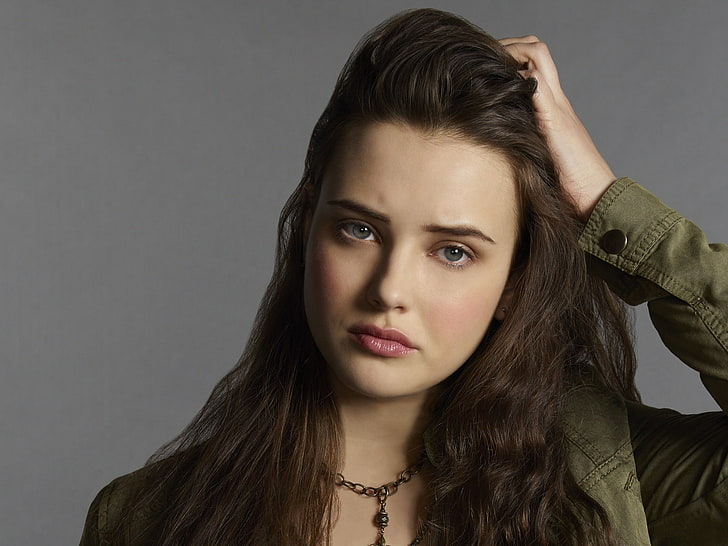
#> input picture DATA/IMAGES/raw_images/katherine.jpg, 728 x 546 px, found by its file name
$ jupyter execute --allow-errors haar_cascade.ipynb   (text cells are left out)
#> lines starting #> are read from the running program, lines starting #| are printed output that depends on the picture; after the words box and inside, x2 and y2 are one past the last pixel; in counts of white or black regions, pixels touching at a corner belong together; pictures that were not available may be replaced by others from this repository, and a replacement may not be noted
[cell 1]
import cv2 as cv
import numpy as np
import matplotlib.pyplot as plt
import requests
import os

[cell 2]
def draw_rounded_rect(img, bbox, line_color=(255, 255, 255), ellipse_color=(0, 0, 255), line_thickness=2,
                      ellipse_thickness=3, radius=15):
    """ Draw a rectangle with rounded corners, allowing separate colors and thicknesses for lines and ellipses. """
    x1, y1, x2, y2 = bbox

    # Draw straight lines between corner circles (rectangular part)
    cv.line(img, (x1 + radius, y1), (x2 - radius, y1), line_color, line_thickness)
    cv.line(img, (x1 + radius, y2), (x2 - radius, y2), line_color, line_thickness)
    cv.line(img, (x1, y1 + radius), (x1, y2 - radius), line_color, line_thickness)
    cv.line(img, (x2, y1 + radius), (x2, y2 - radius), line_color, line_thickness)

    # Draw arcs at the corners (ellipse part)
    cv.ellipse(img, (x1 + radius, y1 + radius), (radius, radius), 180, 0, 90, ellipse_color, ellipse_thickness)  # Top-left corner
    cv.ellipse(img, (x2 - radius, y1 + radius), (radius, radius), 270, 0, 90, ellipse_color, ellipse_thickness)  # Top-right corner
    cv.ellipse(img, (x1 + radius, y2 - radius), (radius, radius), 90, 0, 90, ellipse_color, ellipse_thickness)   # Bottom-left corner
    cv.ellipse(img, (x2 - radius, y2 - radius), (radius, radius), 0, 0, 90, ellipse_color, ellipse_thickness)     # Bottom-right corner


def draw_text_with_bg(frame, text, pos, font=cv.FONT_HERSHEY_SIMPLEX, font_scale=0.3, thickness=1, bg_color=(255, 255, 255),
                      text_color=(0, 0, 0)):
    """ Draws text with a background rectangle. """
    (text_width, text_height), baseline = cv.getTextSize(text, font, font_scale, thickness)
    x, y = pos
    cv.rectangle(frame, (x, y - text_height - baseline), (x + text_width, y + baseline), bg_color, cv.FILLED)
    cv.putText(frame, text, (x, y), font, font_scale, text_color, thickness, lineType=cv.LINE_AA)

[cell 3]
# Load the face cascade
face_cascade = cv.CascadeClassifier(cv.data.haarcascades + 'haarcascade_frontalface_default.xml')

def detect_face(image_path, save_fig = False, filename = None):
    # Read the image
#> called with image_path = 'DATA/IMAGES/raw_images/katherine.jpg', save_fig = True, filename = 'katherine_face.jpg'
    img = cv.imread(image_path)
#> img is the input picture: shape (546, 728, 3); mean B, G, R 75.3, 83, 91.1
    img_gray = cv.cvtColor(img, cv.COLOR_BGR2GRAY)
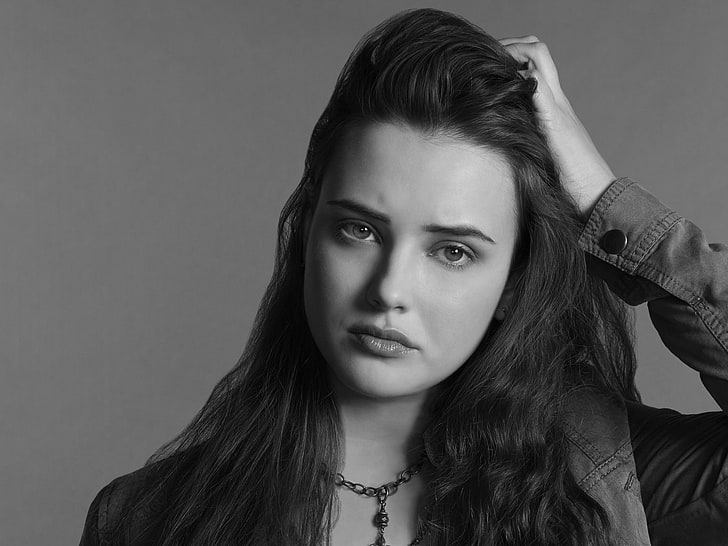
#> img_gray: shape (546, 728); min 0, max 255, mean 84.5
    img_rgb = cv.cvtColor(img, cv.COLOR_BGR2RGB)
    img_rgb_copy = img_rgb.copy()  # Copy the RGB image for original display

    # Detect faces in the image
    face_coords = face_cascade.detectMultiScale(img_gray,
                                                scaleFactor=1.1,
                                                minNeighbors=5,
                                                minSize=(30, 30))
#> face_coords = [[275, 141, 253, 253]]

    # Check if any faces were detected
    if len(face_coords) > 0:
        # Draw rectangles around detected faces
        for (x, y, w, h) in face_coords:
            cv.rectangle(img_rgb, (x, y), (x + w, y + h), (255, 0, 0), 4)
            print(f"Facial regions detected at ({x}, {y}, {x+w}, {y+h})")
#> this loop made 1 pass
#| Facial regions detected at (275, 141, 528, 394)
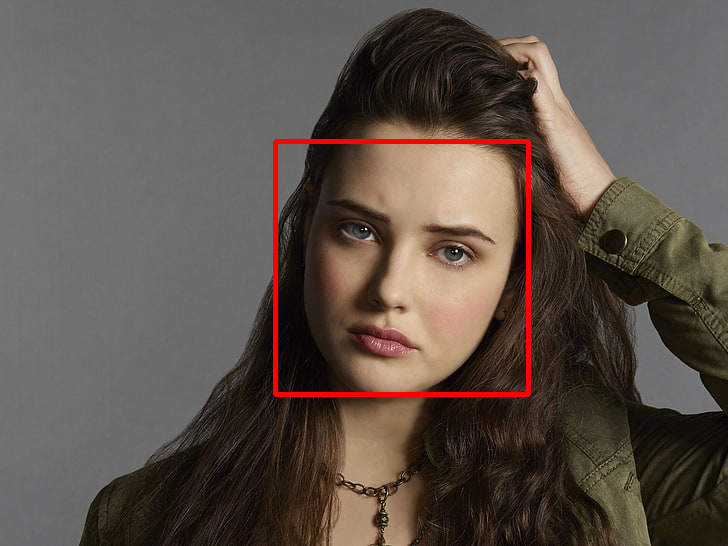
#> img_rgb: shape (546, 728, 3); mean R, G, B 93.4, 82.3, 74.7
    else:
        print("Couldn't detect face in the image")

    # Plot the original image and the image with face detection (if any)
    fig, ax = plt.subplots(1, 2, figsize=(12, 6))
    ax[0].imshow(img_rgb_copy)
    ax[0].set_title('Original Image')
    ax[0].axis('off')

    ax[1].imshow(img_rgb)
    ax[1].set_title('Face Detected' if len(face_coords) > 0 else 'No Face Detected')
    ax[1].axis('off')

    if save_fig and filename:
        file_path = os.path.join("DATA/IMAGES/detected_images", filename)
        fig.savefig(file_path, bbox_inches = 'tight', dpi = 200)
    plt.tight_layout()
    plt.show()

img_file = "DATA/IMAGES/raw_images/katherine.jpg"
detect_face(img_file, save_fig=True, filename= "katherine_face.jpg")

[cell 4]
detect_face('DATA/IMAGES/raw_images/sarapova.jpg', save_fig=True, filename="sarapova_face.jpg")
#> call 2 of detect_face, with image_path = 'DATA/IMAGES/raw_images/sarapova.jpg', save_fig = True, filename = 'sarapova_face.jpg'
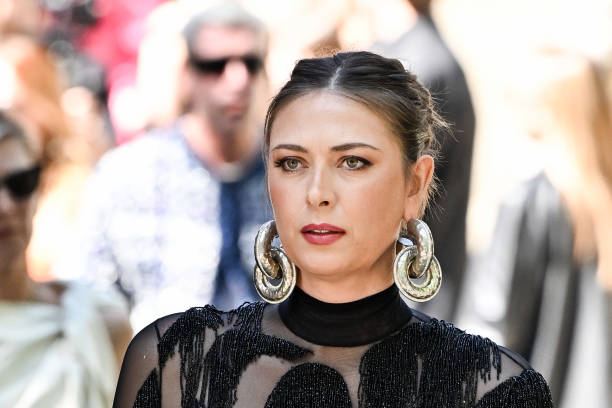
#> input picture DATA/IMAGES/raw_images/sarapova.jpg, 612 x 408 px, found by its file name
#> in detect_face, img is the input picture: shape (408, 612, 3); mean B, G, R 153.1, 158.6, 172.7
#> in detect_face (call 2), `img_gray = cv.cvtColor(img, cv.COLOR_BGR2GRAY)`:
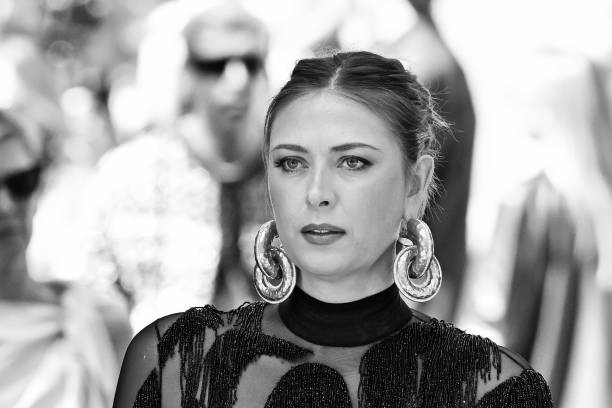
#> img_gray: shape (408, 612); min 0, max 255, mean 162.2
#> in detect_face (call 2), `face_coords = face_cascade.detectMultiScale(img_gray, scaleFactor=1.1,..`: face_coords = [[242, 99, 165, 165], [165, 13, 136, 136]]
#> the loop in detect_face (call 2), `for (x, y, w, h) in face_coords:` made 2 passes
#| Facial regions detected at (242, 99, 407, 264)
#| Facial regions detected at (165, 13, 301, 149)
#> after the loop in detect_face (call 2), `for (x, y, w, h) in face_coords:`:
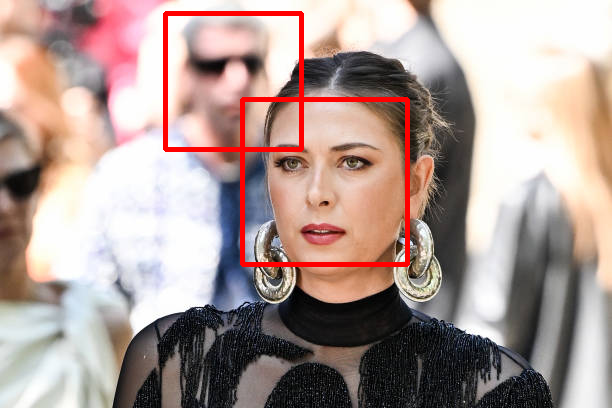
#> img_rgb: shape (408, 612, 3); mean R, G, B 174.6, 154.8, 149.5

#> (a cell that did not finish here is left out)


#> (a cell that did not finish here is left out)


#> (a cell that did not finish here is left out)

[cell 8]
# Load the face cascade
face_cascade = cv.CascadeClassifier(cv.data.haarcascades + 'haarcascade_frontalface_default.xml')

def detect_face(image_path, save_fig=False, filename=None):
    # Read the image
    img = cv.imread(image_path)
    img_gray = cv.cvtColor(img, cv.COLOR_BGR2GRAY)
    img_rgb = cv.cvtColor(img, cv.COLOR_BGR2RGB)
    img_rgb_copy = img_rgb.copy()  # Copy the RGB image for original display

    # Detect faces in the image
    face_coords = face_cascade.detectMultiScale(img_gray,
                                                scaleFactor=1.1,
                                                minNeighbors=5,
                                                minSize=(30, 30))

    # Check if any faces were detected
    if len(face_coords) > 0:
        # Find the largest bounding box by area (width * height)
        largest_face = max(face_coords, key=lambda rect: rect[2] * rect[3])
        x, y, w, h = largest_face
        cv.rectangle(img_rgb, (x, y), (x + w, y + h), (255, 255, 255), 6)
        print(f"Largest facial region detected at ({x}, {y}, {x+w}, {y+h})")
    else:
        print("Couldn't detect face in the image")

    # Plot the original image and the image with face detection (if any)
    fig, ax = plt.subplots(1, 2, figsize=(12, 6))
    ax[0].imshow(img_rgb_copy)
    ax[0].set_title('Original Image')
    ax[0].axis('off')

    ax[1].imshow(img_rgb)
    ax[1].set_title('Face Detected' if len(face_coords) > 0 else 'No Face Detected')
    ax[1].axis('off')

    if save_fig and filename:
        file_path = os.path.join("DATA/IMAGES/detected_images", filename)
        fig.savefig(file_path, bbox_inches='tight', dpi=200)
    plt.tight_layout()
    plt.show()

# Example usage
img_file = "DATA/IMAGES/raw_images/sarapova_2.jpg"
#> (the rest of this cell did not finish here and is left out)

[cell 9]
def detect_faces_from_video(video_path, scale_factor, min_neighbors, resize_factor, save_video=False, filename=None):
    """
    Detects faces in a video, filters them by checking for eyes, and optionally saves the output video.

    Parameters:
        video_path (str or int): Path to the video file or 0 for webcam.
        scale_factor (float): Parameter specifying the scaling factor for the face detection.
        min_neighbors (int): Parameter specifying the number of neighbors for detecting faces.
        resize_factor (float): Factor to resize the displayed video frames.
        save_video (bool): If True, the video with detected faces is saved.
        filename (str): The filename to save the processed video.
    """
#> called with scale_factor = 1.1, min_neighbors = 5, resize_factor = 0.5, save_video = True, filename = 'face_detection_1.mp4'
    # Load the face and eye cascade classifiers
    face_cascade = cv.CascadeClassifier(cv.data.haarcascades + 'haarcascade_frontalface_default.xml')
    eye_cascade = cv.CascadeClassifier(cv.data.haarcascades + 'haarcascade_eye.xml')

    # Open the video capture object (from file or webcam)
    cap = cv.VideoCapture(0 if video_path == 0 else video_path)

    if not cap.isOpened():
        raise Exception("Error: Unable to open the video file or webcam.")

    # Get video properties (frame width, height, and FPS)
    f_w, f_h = (int(cap.get(x)) for x in (cv.CAP_PROP_FRAME_WIDTH, cv.CAP_PROP_FRAME_HEIGHT))
#> f_w = 1800; f_h = 1200
    fps = int(cap.get(cv.CAP_PROP_FPS)) if video_path != 0 else 25
#> fps = 30

    video_dir = "DATA/VIDEOS/detected_videos"
    output = None

    # Prepare to save the output video if required
    if save_video and filename:
        os.makedirs(video_dir, exist_ok=True)
        save_video_path = os.path.join(video_dir, filename)
        fourcc = cv.VideoWriter_fourcc(*"mp4v")
#> fourcc = 1983148141
        output = cv.VideoWriter(save_video_path, fourcc, fps, (f_w, f_h))

    try:
        # Process the video frame by frame
        while cap.isOpened():
            ret, frame = cap.read()
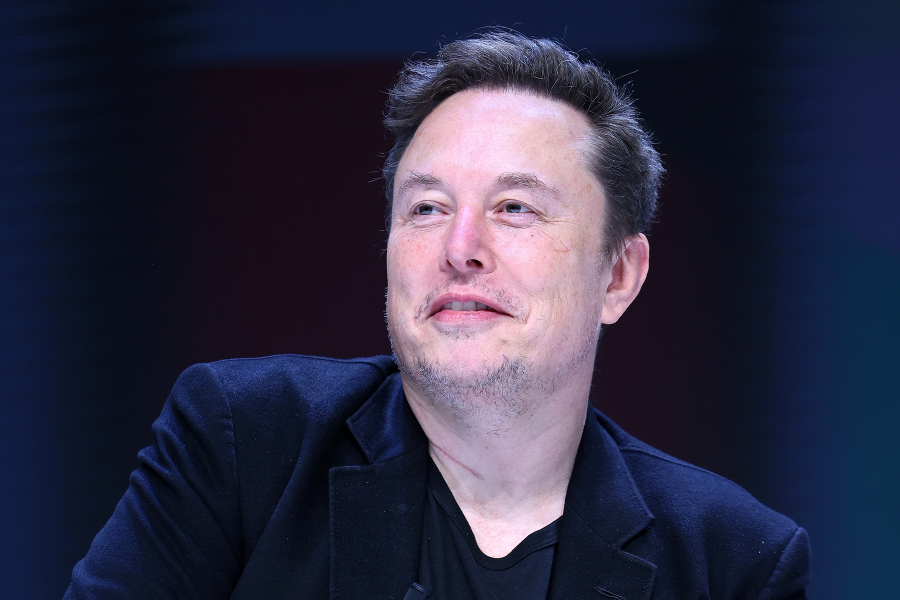
#> input picture DATA/IMAGES/raw_images/elon.jpg, 1800 x 1200 px, given in place of 3209298-uhd_2560_1440_25fps.mp4, which was not available (shown at 1/2 size)
#> frame is the input picture: shape (1200, 1800, 3); mean B, G, R 66.8, 45.2, 45.8

            # If no frame is returned, break the loop
            if not ret:
                break

            # Convert the frame to grayscale for face detection
            frame_gray = cv.cvtColor(frame, cv.COLOR_BGR2GRAY)
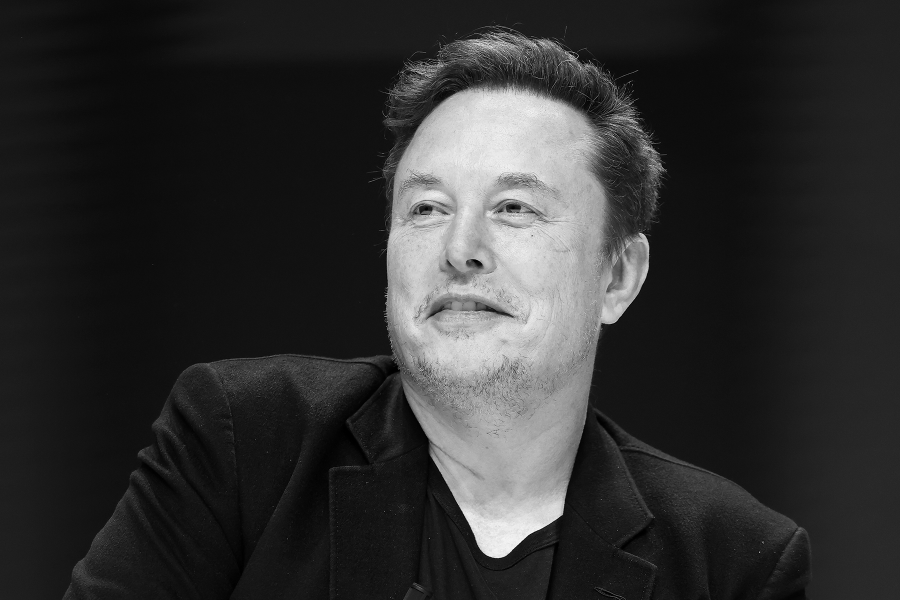
#> frame_gray: shape (1200, 1800) (shown at 1/2 size); min 0, max 255, mean 47.8

            # Detect faces in the grayscale frame
            face_coords = face_cascade.detectMultiScale(image=frame_gray,
                                                        scaleFactor=scale_factor,
                                                        minNeighbors=min_neighbors)
#> face_coords = [[686, 207, 534, 534]]

            # If faces are detected, process each face
            if len(face_coords) > 0:
                face_count = 1
                for (x, y, w, h) in face_coords:
                    roi_gray = frame_gray[y:y+h, x:x+w]  # Region of interest for detecting eyes
                    bbox = (x, y, x+w, y+h)

                    # Detect eyes within the detected face
                    eye_coords = eye_cascade.detectMultiScale(roi_gray)

                    # Only consider regions with at least two detected eyes as valid faces
                    if len(eye_coords) >= 2:
                        # Draw a rounded rectangle around the face and add a label
                        draw_rounded_rect(frame, bbox, ellipse_color=(0, 255, 0))
                        label = f"Face {face_count}"
                        draw_text_with_bg(frame, label, (x, y-10), font_scale=1, thickness=2, bg_color=(0, 0, 0), text_color=(0, 255, 0))
                        face_count += 1
#> this loop made 1 pass
#> (w, h, eye_coords, x1 in draw_rounded_rect, y1 in draw_rounded_rect, x2 in draw_rounded_rect) on pass 1: (534, 534, [[276, 155, 119, 119], [112, 156, 111, 111]], 686, 207, 1220)
#> pass 1, in detect_faces_from_video, `roi_gray = frame_gray[y:y+h, x:x+w]`:
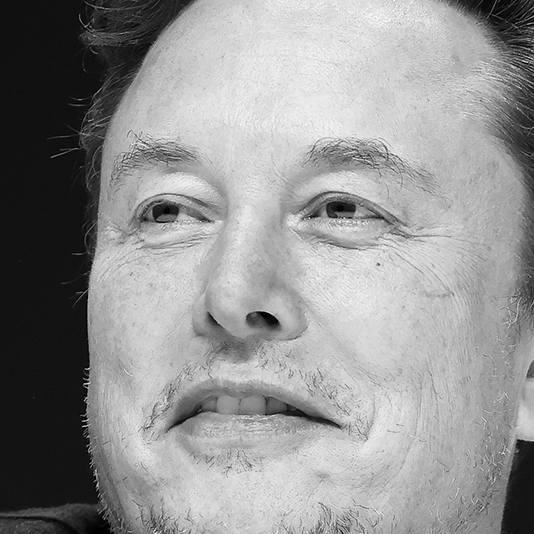
#> roi_gray: shape (534, 534); min 0, max 254, mean 147.2
#> after the loop:
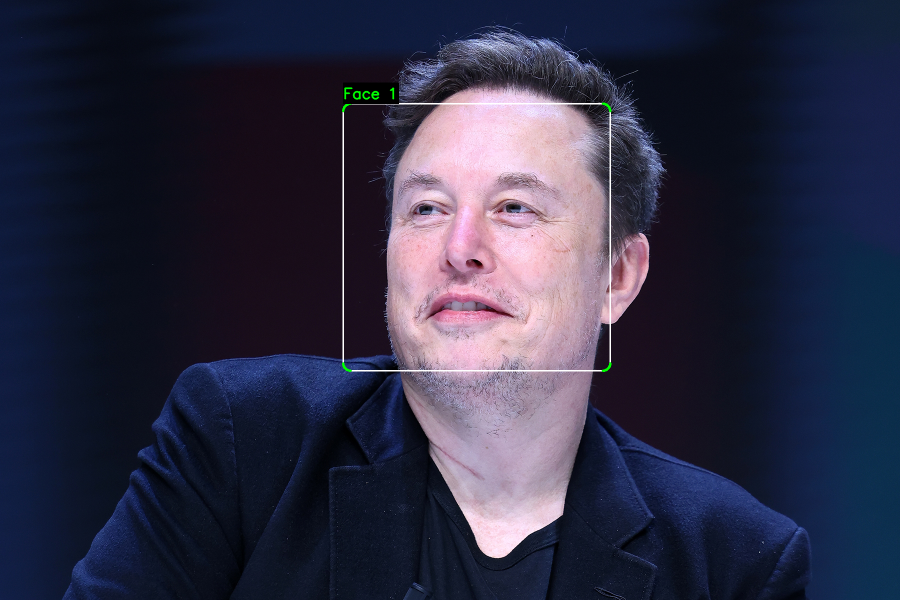
#> frame: shape (1200, 1800, 3) (shown at 1/2 size); 0.52% of pixels changed, all inside (x1, y1, x2, y2) = (684, 165, 1223, 744)
#> after the loop, face_count = 2

            # If saving the video, write the frame with the detected faces
            if save_video:
                output.write(frame)

            # Resize the frame for display
            resized_frame = cv.resize(frame, (int(resize_factor * frame.shape[1]), int(resize_factor * frame.shape[0])))
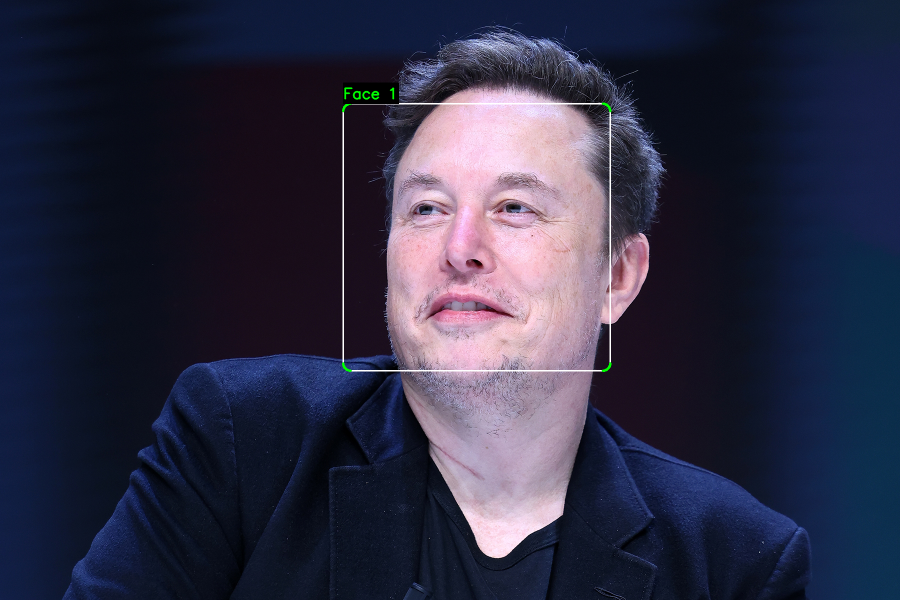
#> resized_frame: shape (600, 900, 3); mean B, G, R 67.3, 45.9, 46.3
            cv.imshow('Video', resized_frame)

            # Press 'p' to stop the video
            if cv.waitKey(1) & 0xFF == ord('p'):
#> (key Esc is pressed here)
                break
    except Exception as e:
        print(f"Error occurred during video processing: {str(e)}")
    finally:
        # Release the resources properly
        cap.release()
        if save_video and output:
            output.release()
        cv.destroyAllWindows()
        print("Video processing completed, resources released.")


# Example usage
video_path = "https://videos.pexels.com/video-files/3209298/3209298-uhd_2560_1440_25fps.mp4"
file_name = "face_detection_1.mp4"

detect_faces_from_video(video_path, 1.1, 5, 0.5, save_video=True, filename=file_name)
